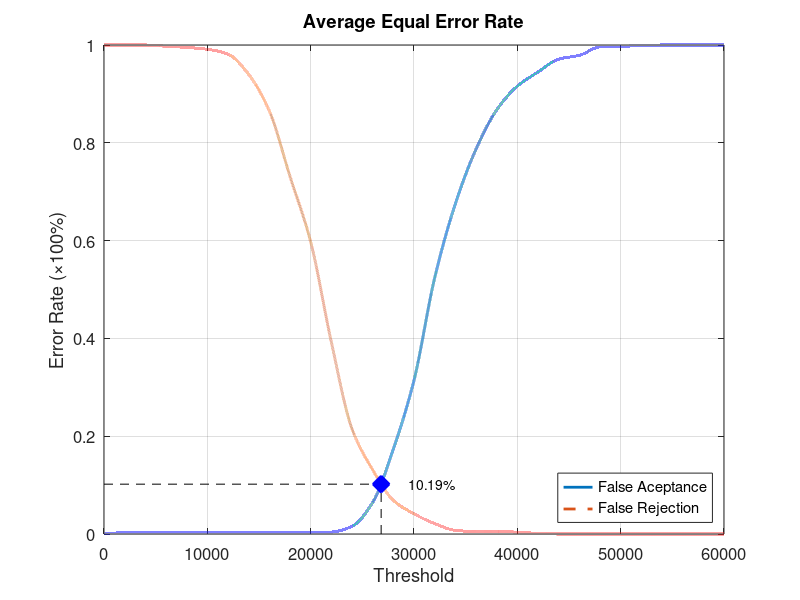
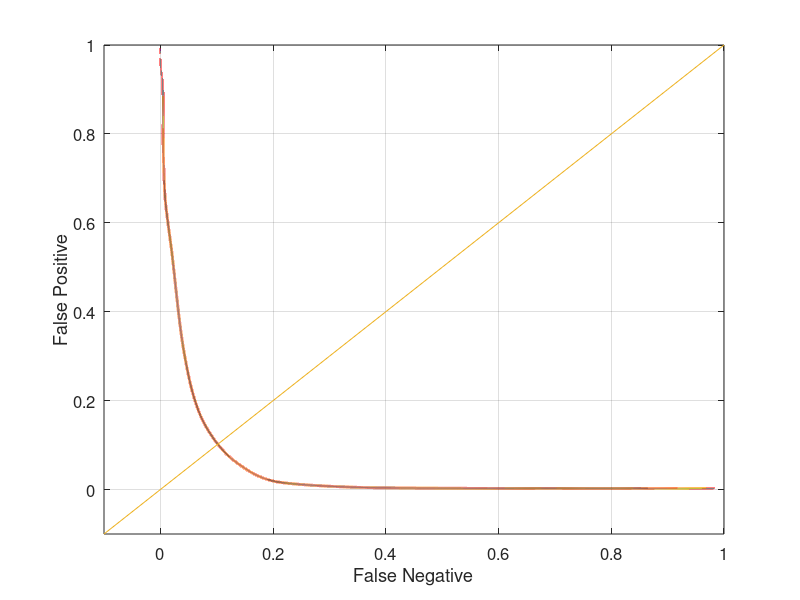

The MATLAB script that drew these images, in order:
function yEER = Experiment2Average
close all;
clear;
clc;
x = 0:2000:60000;
xq = 0:0.5:60000;

y0 = [0 0.00263158 0.00263158 0.00263158 0.00263158 0.00263158 0.00263158 0.00263158 0.00263158 0.00263158 0.00263158 0.00394737 0.0157895 0.0644737 0.173684 0.314474 0.523684 0.675 0.786842 0.867105 0.915789 0.944737 0.971053 0.978947 0.996053 0.997368 0.998684 1 1 1 1];
yy0 = interp1(x, y0, xq, 'pchip');
y1 = [1 1 1 0.9975 0.995 0.99125 0.98125 0.94 0.865 0.73125 0.5975 0.3925 0.215 0.13125 0.06875 0.04125 0.02125 0.0075 0.005 0.005 0.00375 0.00125 0 0 0 0 0 0 0 0 0];
yy1 = interp1(x, y1, xq, 'pchip');

% Calculating EER: 
y2 = abs(y0 - y1);
find(y2 == min(y2))
yy2 = abs(yy0 - yy1);
xEER = find(yy2 == min(yy2));
xEERIndex = xq(xEER) % X-axis EER
yEER = yy0(xEER) % Y-axis EER

main = figure
plot(xq, yy0,'-','LineWidth', 2);	hold on
plot(xq, yy1,'--','LineWidth', 2);	hold on
plot([xEERIndex xEERIndex], [0 yEER], 'k--');	hold on
plot([0 xEERIndex], [yEER yEER], 'k--');	hold on
plot(xEERIndex, yEER, 'bx', 'LineWidth', 10);	hold on
text(xEERIndex + 10 * xEERIndex / 100, yEER, [num2str(round((10000 * yEER)) / 100) '%'])
legend('False Aceptance', 'False Rejection', 'Location', 'SouthEast')
xlabel('Threshold')
ylabel('Error Rate (\times100%)')
title('Average Equal Error Rate')
set(gca, 'FontSize', 12)
axis([0 60000 0 1])
grid on

print(main, 'Experiment2AverageMain', '-dpng');
FNRxFPR = figure('Color', [1 1 1]);
plot(yy1, yy0, '-', yy1, yy0, 'LineWidth', 2);
hold on
y = -0.1:0.1:1
plot(y, y); 
set(gca, 'FontSize', 12)
xlabel('False Negative')
ylabel('False Positive')
axis([-0.1 1 -0.1 1])
set(gca, 'FontSize', 12)
grid on

print(FNRxFPR, 'Experiment2AverageFNRxFPR','-dpng');
end
